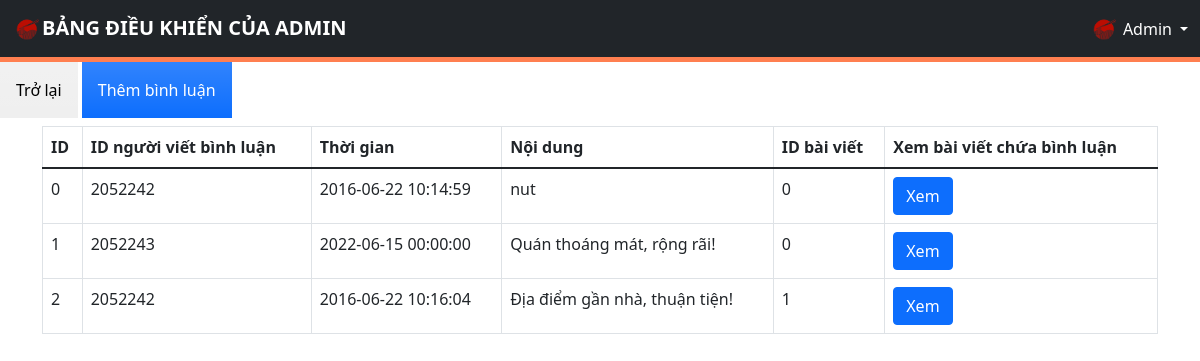
The app's page /admin/newsCommentManagement.php with its own data.
### tables this page shows
CREATE TABLE `news_comments` (
  `id` int(10) UNSIGNED NOT NULL auto_increment,
  `user_id` int(11) NOT NULL,
  `datetime` datetime NOT NULL,
  `content` text NOT NULL,
  `news_id` int(11) NOT NULL,
  `num_like` int NOT NULL DEFAULT 0,
  primary key(`id`)
);

### admin/newsCommentManagement.php (the view, shortened to what this page needs)
<!DOCTYPE html>
<html lang="en">
<head>
  <link href="https://cdnjs.cloudflare.com/ajax/libs/font-awesome/5.9.0/css/all.min.css" rel="stylesheet">
  <link href="https://cdn.jsdelivr.net/npm/bootstrap@5.1.3/dist/css/bootstrap.min.css" rel="stylesheet">
  <link rel="stylesheet" href="admin-styles/styles.css">
</head>
<body>
  <div>
    <?php $IPATH = $_SERVER["DOCUMENT_ROOT"]."/btl-web/admin/";
    include($IPATH."navbar.php");?>
  </div>
    <form method="post" action="newCommmentManagement.php">
      <a href="index.php"><input type="button" class="p-3 mb-2 bg-gray bg-gradient text-black" value="Trở lại"></a>
      <a href="newNewsComment.php"><input type="button" class="p-3 mb-2 bg-primary bg-gradient text-white" value="Thêm bình luận"></a>
    </form>
    <div class="container">
      <?php
        include('../config/config.php');
        echo "<table class='table table-bordered'>
                <tr>
                    <th>ID</th>
                    <th>ID người viết bình luận</th>
                    <th>Thời gian</th>
                    <th>Nội dung</th>
                    <th>ID bài viết</th>
                    <th>Xem bài viết chứa bình luận</th>
                </tr>
                <tbody>";
        $sql = "SELECT * from news_comments";
        $result = $conn->query($sql);
        if ($result->num_rows > 0) {
          while ($row = $result->fetch_assoc()) {
            $id = $row['id'];
            $user_id = $row['user_id'];
            $datetime = $row['datetime'];
            $content = $row['content'];
            $content = mysqli_real_escape_string($conn, $content);
            $news_id = $row['news_id'];
            echo "<tr>
                    <td>" . $id . "</td>
                    <td>" . $user_id . "</td>
                    <td>" . $datetime . "</td>
                    <td>" . $content . "</td>
                    <td>" . $news_id . "</td>
                    <td>
                        <a href='../newsInfo.php?news_id=$news_id'
                          class='btn btn-primary m-r-1em' name='edit'>Xem</a>
                    </td>
                  </tr>";
          }
          echo "</tbody></table>";
        }
      ?>
    </div>
</body>
</html>

### admin/admin-styles/styles.css (style rules this page uses)
:root { --color: #e74c3c; --border: 5px solid #e74c3c; --gray: #57606f; --bg: rgba(255, 255, 255, 0.3); }

### admin/admin-styles/adminButton.css (style rules this page uses)
* { margin: 0; padding: 0; box-sizing: border-box; outline: none; border: none; text-decoration: none; transition: 0.2s linear; }
:root { --color: #ff7f50; --border: 5px solid #ff7f50; --gray: #57606f; --bg: rgba(255, 255, 255, 0.3); }

### records on screen
news_comments: id "0", user "2052242", datetime "2016-06-22 10:14:59", content "nut", news "0"
news_comments: id "1", user "2052243", datetime "2022-06-15 00:00:00", content "Quán thoáng mát, rộng rãi!", news "0"
news_comments: id "2", user "2052242", datetime "2016-06-22 10:16:04", content "Địa điểm gần nhà, thuận tiện!", news "1"
